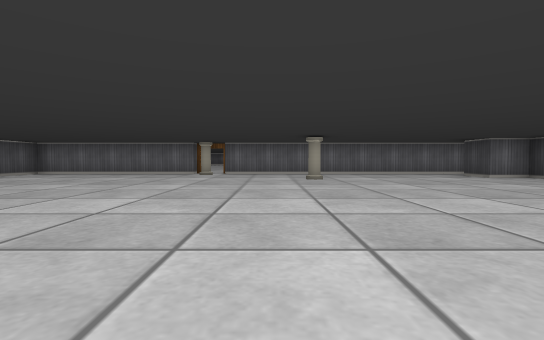
View 1 (above)

13 first-person views from a walk through a cub3D maze. The camera is about half as high as the walls, tilts 2° down and sees 85° across. The floor is counted in squares. Each view is taken from the middle of a square. On the plan, view 1 faces up. The plan holds only what a view shows up to about 9 squares ahead; the rest is blank. The place goes on beyond the plan.

View 2
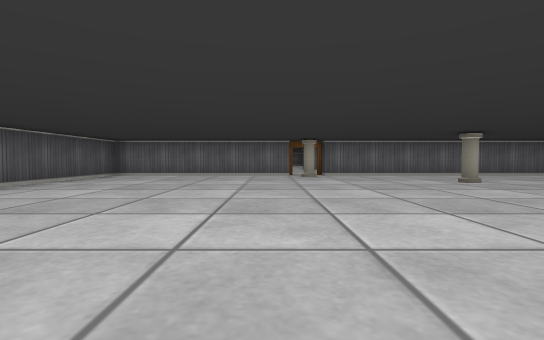

View 3
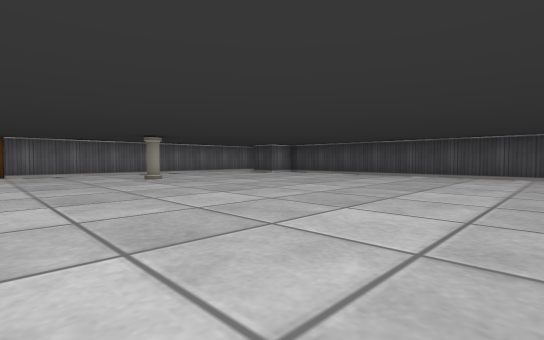

View 4
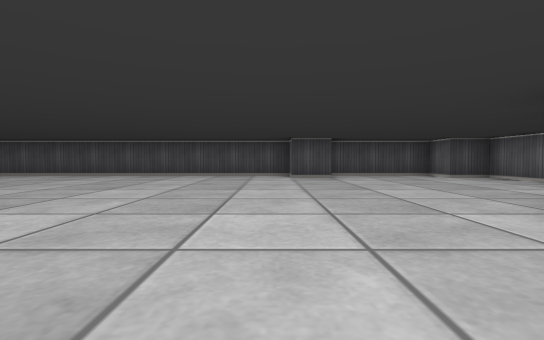

View 5
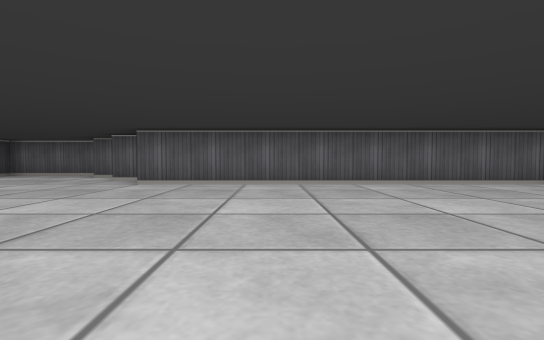

View 6
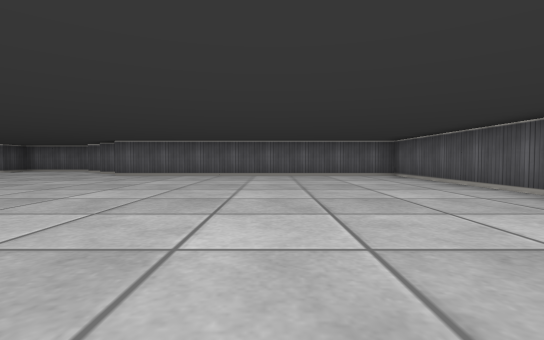

View 7
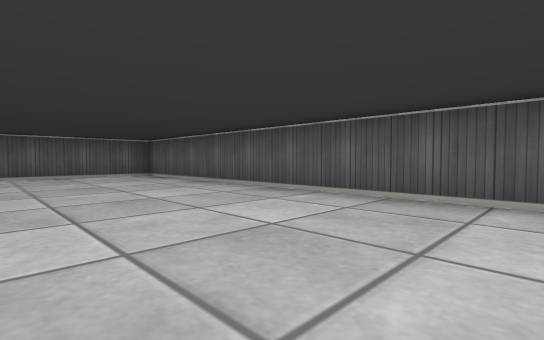

View 8
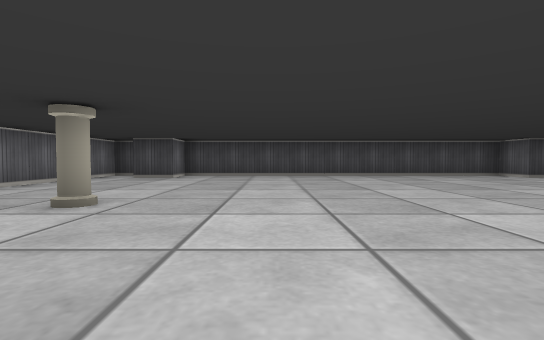

View 9
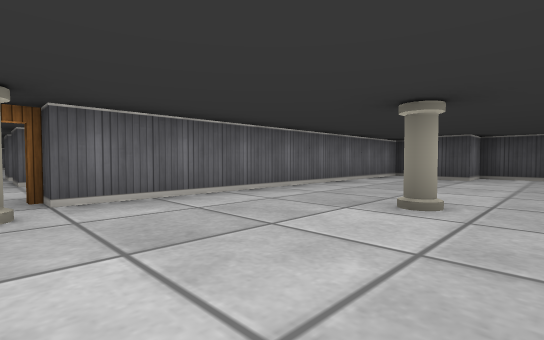

View 10
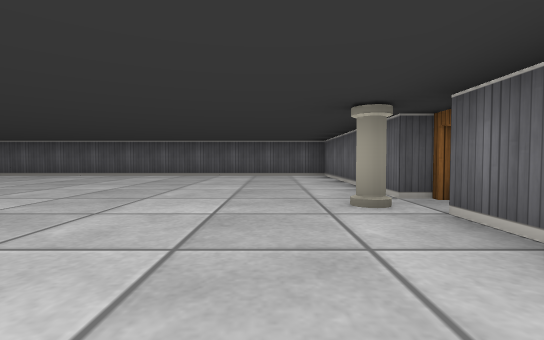

View 11
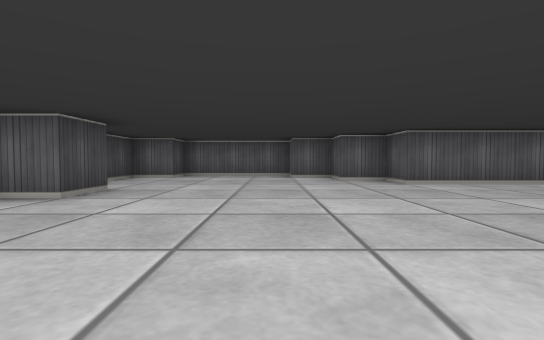

View 12
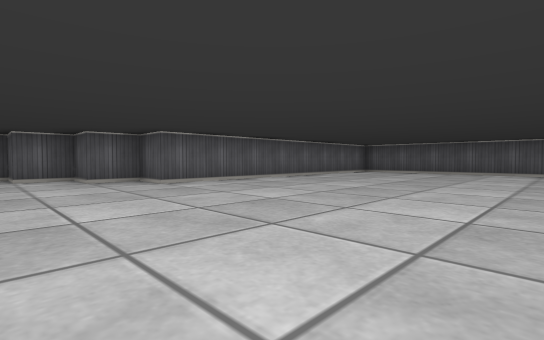

View 13
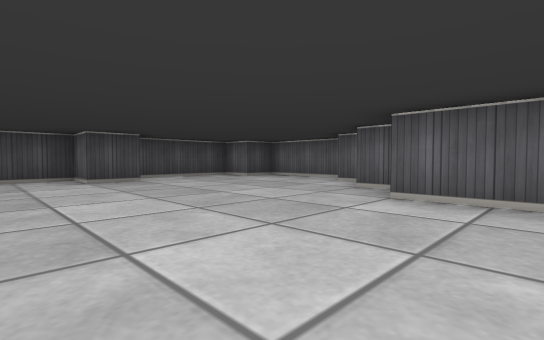

### Floor plan
Points are (right, up) in squares from view 1. A wall is a line through its corners. A room is listed if a view was taken in it or the views show most of it. See-through windows are left out.
Room 1 (views 1, 2, 3, 4, 5, 6, 7, 8, 9, 10, 11, 12, 13)
walls: (5.5, -2.6) (5.5, -1.5) (6.5, -1.5) (6.5, 7.5) (5.5, 7.5) (5.5, 8.5); (-2.5, 9.5) (-7.5, 9.5) (-7.5, -3.5) (0.5, -3.5) (0.5, -4.5) (1.5, -4.5) (1.5, -5.5) (2.5, -5.5) (2.5, -6.5) (5.5, -6.5) (5.5, -5.5) (6.5, -5.5) (6.5, -2.6); (6.5, 8.9) (6.5, 9.5) (-1.5, 9.5)
ways out: open door at (-2, 10)
objects: pillar (-2, 9); pillar (1, 7)

Positions as (right, up) in squares from view 1, and headings:
1: (0, 0), facing up
2: (-3, 1), facing up
3: (-2, 0), facing up-right
4: (-2, -1), facing right
5: (-2, 2), facing down
6: (-4, 5), facing down
7: (-4, 5), facing down-left
8: (-2, 5), facing right
9: (-2, 6), facing up-right
10: (1, 8), facing left
11: (3, 2), facing down
12: (3, 2), facing down-left
13: (-1, 0), facing down-right
